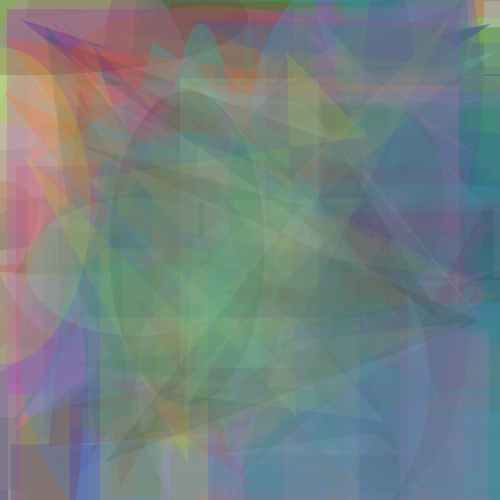
Frame 1 (no input)
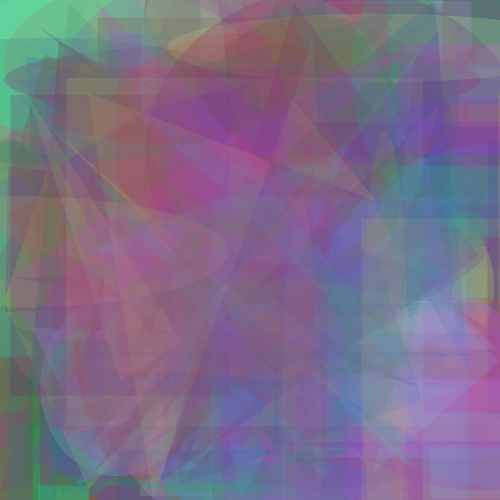
Frame 2 (the mouse pressed at the canvas centre, redrawn once)

The Processing sketch that drew these frames (run headless with seeded random() and noise(); the mouse was pressed at the canvas centre and the sketch redrawn once):

// Processing sketch: processing_32340
// ── processing_32340.pde

void setup() {
  size(500, 500);
  smooth();
  noStroke();
  noLoop();
}
void draw() {
  for (int i=0; i<=100; i++) {
    color randomColor = color(random(0, 255), random(0, 255), random(0, 255), 255-i*2.55);
    fill(randomColor);
  triangle(random(0, 500), random(0, 500), random(0, 500), random(0, 500), random(0, 500), random(0, 500));
    rect(random(0, 500), random(0, 500), random(0, 500), random(0, 500));
    quad(random(0, 500), random(0, 500), random(0, 500), random(0, 500), random(0, 500), random(0, 500), random(0, 500), random(0, 500));
    ellipse(random(0, 500), random(0, 500), random(0, 500), random(0, 500));
  }
}
